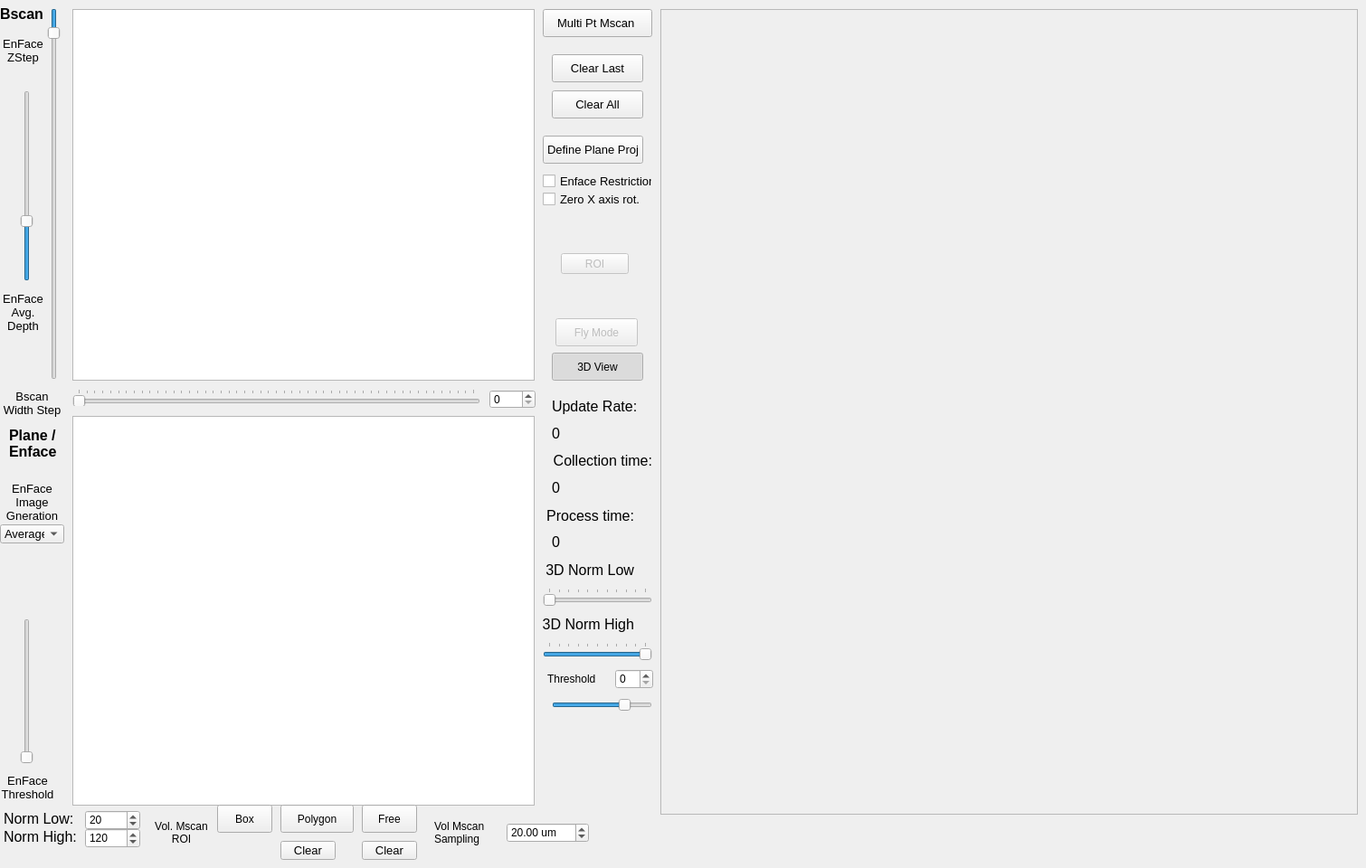
        <widget class="QWidget" name="volscan_tab">
         <attribute name="title">
          <string>Volume</string>
         </attribute>
         <widget class="ROIImageGraphicsView" name="vol_bscan_gv">
          <property name="geometry">
           <rect>
            <x>80</x>
            <y>10</y>
            <width>511</width>
            <height>411</height>
           </rect>
          </property>
         </widget>
         <widget class="ROIImageGraphicsView" name="vol_plane_proj_gv">
          <property name="geometry">
           <rect>
            <x>80</x>
            <y>460</y>
            <width>511</width>
            <height>431</height>
           </rect>
          </property>
         </widget>
         <widget class="QLabel" name="label_50">
          <property name="geometry">
           <rect>
            <x>0</x>
            <y>0</y>
            <width>51</width>
            <height>31</height>
           </rect>
          </property>
          <property name="font">
           <font>
            <pointsize>12</pointsize>
            <weight>75</weight>
            <bold>true</bold>
           </font>
          </property>
          <property name="text">
           <string>Bscan</string>
          </property>
         </widget>
         <widget class="QLabel" name="label_51">
          <property name="geometry">
           <rect>
            <x>10</x>
            <y>470</y>
            <width>61</width>
            <height>41</height>
           </rect>
          </property>
          <property name="font">
           <font>
            <pointsize>12</pointsize>
            <weight>75</weight>
            <bold>true</bold>
           </font>
          </property>
          <property name="text">
           <string>Plane /Enface</string>
          </property>
          <property name="wordWrap">
           <bool>true</bool>
          </property>
         </widget>
         <widget class="QSlider" name="vol_bscan_widthstep_slider">
          <property name="geometry">
           <rect>
            <x>80</x>
            <y>430</y>
            <width>451</width>
            <height>19</height>
           </rect>
          </property>
          <property name="maximum">
           <number>500</number>
          </property>
          <property name="orientation">
           <enum>Qt::Horizontal</enum>
          </property>
          <property name="tickPosition">
           <enum>QSlider::TicksAbove</enum>
          </property>
          <property name="tickInterval">
           <number>10</number>
          </property>
         </widget>
         <widget class="QLabel" name="label_53">
          <property name="geometry">
           <rect>
            <x>0</x>
            <y>430</y>
            <width>71</width>
            <height>31</height>
           </rect>
          </property>
          <property name="font">
           <font>
            <pointsize>10</pointsize>
           </font>
          </property>
          <property name="text">
           <string>Bscan Width Step</string>
          </property>
          <property name="alignment">
           <set>Qt::AlignCenter</set>
          </property>
          <property name="wordWrap">
           <bool>true</bool>
          </property>
         </widget>
         <widget class="QSpinBox" name="vol_bscan_widthstep_spinBox">
          <property name="geometry">
           <rect>
            <x>541</x>
            <y>431</y>
            <width>51</width>
            <height>21</height>
           </rect>
          </property>
          <property name="maximum">
           <number>500</number>
          </property>
         </widget>
         <widget class="QFrame" name="frame">
          <property name="geometry">
           <rect>
            <x>730</x>
            <y>10</y>
            <width>771</width>
            <height>891</height>
           </rect>
          </property>
          <property name="frameShape">
           <enum>QFrame::StyledPanel</enum>
          </property>
          <property name="frameShadow">
           <enum>QFrame::Raised</enum>
          </property>
         </widget>
         <widget class="QPushButton" name="vol_define_plane">
          <property name="geometry">
           <rect>
            <x>600</x>
            <y>150</y>
            <width>111</width>
            <height>31</height>
           </rect>
          </property>
          <property name="font">
           <font>
            <pointsize>10</pointsize>
           </font>
          </property>
          <property name="text">
           <string>Define Plane Proj</string>
          </property>
          <property name="checkable">
           <bool>true</bool>
          </property>
         </widget>
         <widget class="QPushButton" name="vol_mscan_multipt_button">
          <property name="geometry">
           <rect>
            <x>600</x>
            <y>10</y>
            <width>121</width>
            <height>31</height>
           </rect>
          </property>
          <property name="font">
           <font>
            <pointsize>10</pointsize>
           </font>
          </property>
          <property name="text">
           <string>Multi Pt Mscan </string>
          </property>
          <property name="checkable">
           <bool>true</bool>
          </property>
         </widget>
         <widget class="QCheckBox" name="vol_enface_restriction_checkBox">
          <property name="geometry">
           <rect>
            <x>600</x>
            <y>190</y>
            <width>121</width>
            <height>20</height>
           </rect>
          </property>
          <property name="font">
           <font>
            <pointsize>10</pointsize>
           </font>
          </property>
          <property name="text">
           <string>Enface Restriction</string>
          </property>
         </widget>
         <widget class="QCheckBox" name="vol_zero_x_rot_restriction_checkBox">
          <property name="geometry">
           <rect>
            <x>600</x>
            <y>210</y>
            <width>111</width>
            <height>21</height>
           </rect>
          </property>
          <property name="font">
           <font>
            <pointsize>10</pointsize>
           </font>
          </property>
          <property name="text">
           <string>Zero X axis rot.</string>
          </property>
         </widget>
         <widget class="QPushButton" name="vol_mscan_multipt_clearlast_button">
          <property name="geometry">
           <rect>
            <x>610</x>
            <y>60</y>
            <width>101</width>
            <height>31</height>
           </rect>
          </property>
          <property name="font">
           <font>
            <pointsize>10</pointsize>
           </font>
          </property>
          <property name="text">
           <string>Clear Last</string>
          </property>
         </widget>
         <widget class="QPushButton" name="vol_mscan_multipt_clearall_button">
          <property name="geometry">
           <rect>
            <x>610</x>
            <y>100</y>
            <width>101</width>
            <height>31</height>
           </rect>
          </property>
          <property name="font">
           <font>
            <pointsize>10</pointsize>
           </font>
          </property>
          <property name="text">
           <string>Clear All</string>
          </property>
         </widget>
         <widget class="QPushButton" name="ROI">
          <property name="enabled">
           <bool>false</bool>
          </property>
          <property name="geometry">
           <rect>
            <x>620</x>
            <y>280</y>
            <width>75</width>
            <height>23</height>
           </rect>
          </property>
          <property name="text">
           <string>ROI</string>
          </property>
         </widget>
         <widget class="QPushButton" name="flyMode">
          <property name="enabled">
           <bool>false</bool>
          </property>
          <property name="geometry">
           <rect>
            <x>614</x>
            <y>352</y>
            <width>91</width>
            <height>31</height>
           </rect>
          </property>
          <property name="text">
           <string>Fly Mode</string>
          </property>
          <property name="checkable">
           <bool>true</bool>
          </property>
         </widget>
         <widget class="QSlider" name="enFace_zStep_verticalSlider">
          <property name="geometry">
           <rect>
            <x>50</x>
            <y>9</y>
            <width>20</width>
            <height>411</height>
           </rect>
          </property>
          <property name="maximum">
           <number>400</number>
          </property>
          <property name="pageStep">
           <number>10</number>
          </property>
          <property name="value">
           <number>20</number>
          </property>
          <property name="orientation">
           <enum>Qt::Vertical</enum>
          </property>
          <property name="invertedAppearance">
           <bool>true</bool>
          </property>
         </widget>
         <widget class="QSlider" name="enFace_avgDepth_verticalSlider">
          <property name="geometry">
           <rect>
            <x>20</x>
            <y>100</y>
            <width>20</width>
            <height>211</height>
           </rect>
          </property>
          <property name="maximum">
           <number>100</number>
          </property>
          <property name="pageStep">
           <number>10</number>
          </property>
          <property name="value">
           <number>30</number>
          </property>
          <property name="orientation">
           <enum>Qt::Vertical</enum>
          </property>
          <property name="invertedAppearance">
           <bool>false</bool>
          </property>
         </widget>
         <widget class="QLabel" name="label_86">
          <property name="geometry">
           <rect>
            <x>-10</x>
            <y>40</y>
            <width>71</width>
            <height>31</height>
           </rect>
          </property>
          <property name="font">
           <font>
            <pointsize>10</pointsize>
           </font>
          </property>
          <property name="text">
           <string>EnFace ZStep</string>
          </property>
          <property name="alignment">
           <set>Qt::AlignCenter</set>
          </property>
          <property name="wordWrap">
           <bool>true</bool>
          </property>
         </widget>
         <widget class="QLabel" name="label_87">
          <property name="geometry">
           <rect>
            <x>0</x>
            <y>320</y>
            <width>51</width>
            <height>51</height>
           </rect>
          </property>
          <property name="font">
           <font>
            <pointsize>10</pointsize>
           </font>
          </property>
          <property name="text">
           <string>EnFace Avg. Depth</string>
          </property>
          <property name="alignment">
           <set>Qt::AlignCenter</set>
          </property>
          <property name="wordWrap">
           <bool>true</bool>
          </property>
         </widget>
         <widget class="QComboBox" name="enFace_imageGen_comboBox">
          <property name="geometry">
           <rect>
            <x>0</x>
            <y>580</y>
            <width>71</width>
            <height>21</height>
           </rect>
          </property>
          <property name="font">
           <font>
            <pointsize>10</pointsize>
           </font>
          </property>
          <item>
           <property name="text">
            <string>Average</string>
           </property>
          </item>
          <item>
           <property name="text">
            <string>Max</string>
           </property>
          </item>
         </widget>
         <widget class="QLabel" name="label_88">
          <property name="geometry">
           <rect>
            <x>0</x>
            <y>530</y>
            <width>71</width>
            <height>51</height>
           </rect>
          </property>
          <property name="font">
           <font>
            <pointsize>10</pointsize>
           </font>
          </property>
          <property name="text">
           <string>EnFace Image Gneration</string>
          </property>
          <property name="alignment">
           <set>Qt::AlignCenter</set>
          </property>
          <property name="wordWrap">
           <bool>true</bool>
          </property>
         </widget>
         <widget class="QPushButton" name="vol_3Dview_pushButton">
          <property name="geometry">
           <rect>
            <x>610</x>
            <y>390</y>
            <width>101</width>
            <height>31</height>
           </rect>
          </property>
          <property name="text">
           <string>3D View</string>
          </property>
          <property name="checkable">
           <bool>true</bool>
          </property>
          <property name="checked">
           <bool>true</bool>
          </property>
         </widget>
         <widget class="QLabel" name="label_96">
          <property name="geometry">
           <rect>
            <x>610</x>
            <y>500</y>
            <width>111</width>
            <height>19</height>
           </rect>
          </property>
          <property name="font">
           <font>
            <pointsize>12</pointsize>
           </font>
          </property>
          <property name="text">
           <string>Collection time:</string>
          </property>
          <property name="alignment">
           <set>Qt::AlignRight|Qt::AlignTrailing|Qt::AlignVCenter</set>
          </property>
         </widget>
         <widget class="QLabel" name="volProcessTime_label">
          <property name="geometry">
           <rect>
            <x>610</x>
            <y>590</y>
            <width>81</width>
            <height>19</height>
           </rect>
          </property>
          <property name="font">
           <font>
            <pointsize>12</pointsize>
           </font>
          </property>
          <property name="text">
           <string>0</string>
          </property>
         </widget>
         <widget class="QLabel" name="volCollectionTime_label">
          <property name="geometry">
           <rect>
            <x>610</x>
            <y>530</y>
            <width>81</width>
            <height>19</height>
           </rect>
          </property>
          <property name="font">
           <font>
            <pointsize>12</pointsize>
           </font>
          </property>
          <property name="text">
           <string>0</string>
          </property>
         </widget>
         <widget class="QLabel" name="label_97">
          <property name="geometry">
           <rect>
            <x>600</x>
            <y>560</y>
            <width>101</width>
            <height>20</height>
           </rect>
          </property>
          <property name="font">
           <font>
            <pointsize>12</pointsize>
           </font>
          </property>
          <property name="text">
           <string>Process time:</string>
          </property>
          <property name="alignment">
           <set>Qt::AlignRight|Qt::AlignTrailing|Qt::AlignVCenter</set>
          </property>
         </widget>
         <widget class="QLabel" name="label_92">
          <property name="geometry">
           <rect>
            <x>610</x>
            <y>440</y>
            <width>101</width>
            <height>19</height>
           </rect>
          </property>
          <property name="font">
           <font>
            <pointsize>12</pointsize>
           </font>
          </property>
          <property name="text">
           <string>Update Rate:</string>
          </property>
         </widget>
         <widget class="QLabel" name="volUpdateRate_label">
          <property name="geometry">
           <rect>
            <x>610</x>
            <y>470</y>
            <width>81</width>
            <height>19</height>
           </rect>
          </property>
          <property name="font">
           <font>
            <pointsize>12</pointsize>
           </font>
          </property>
          <property name="text">
           <string>0</string>
          </property>
         </widget>
         <widget class="QSlider" name="vol_3d_normlow_slider">
          <property name="geometry">
           <rect>
            <x>600</x>
            <y>650</y>
            <width>121</width>
            <height>20</height>
           </rect>
          </property>
          <property name="maximum">
           <number>100</number>
          </property>
          <property name="orientation">
           <enum>Qt::Horizontal</enum>
          </property>
          <property name="tickPosition">
           <enum>QSlider::TicksAbove</enum>
          </property>
          <property name="tickInterval">
           <number>10</number>
          </property>
         </widget>
         <widget class="QSlider" name="vol_3d_normhigh_slider">
          <property name="geometry">
           <rect>
            <x>600</x>
            <y>710</y>
            <width>121</width>
            <height>20</height>
           </rect>
          </property>
          <property name="maximum">
           <number>100</number>
          </property>
          <property name="value">
           <number>100</number>
          </property>
          <property name="orientation">
           <enum>Qt::Horizontal</enum>
          </property>
          <property name="tickPosition">
           <enum>QSlider::TicksAbove</enum>
          </property>
          <property name="tickInterval">
           <number>10</number>
          </property>
         </widget>
         <widget class="QLabel" name="label_101">
          <property name="geometry">
           <rect>
            <x>600</x>
            <y>620</y>
            <width>101</width>
            <height>20</height>
           </rect>
          </property>
          <property name="font">
           <font>
            <pointsize>12</pointsize>
           </font>
          </property>
          <property name="text">
           <string>3D Norm Low</string>
          </property>
          <property name="alignment">
           <set>Qt::AlignRight|Qt::AlignTrailing|Qt::AlignVCenter</set>
          </property>
         </widget>
         <widget class="QLabel" name="label_102">
          <property name="geometry">
           <rect>
            <x>600</x>
            <y>680</y>
            <width>101</width>
            <height>20</height>
           </rect>
          </property>
          <property name="font">
           <font>
            <pointsize>12</pointsize>
           </font>
          </property>
          <property name="text">
           <string>3D Norm High</string>
          </property>
          <property name="alignment">
           <set>Qt::AlignRight|Qt::AlignTrailing|Qt::AlignVCenter</set>
          </property>
         </widget>
         <widget class="QSpinBox" name="vol_3d_threshold_spinBox">
          <property name="geometry">
           <rect>
            <x>680</x>
            <y>740</y>
            <width>42</width>
            <height>22</height>
           </rect>
          </property>
         </widget>
         <widget class="QLabel" name="label_91">
          <property name="geometry">
           <rect>
            <x>605</x>
            <y>743</y>
            <width>91</width>
            <height>16</height>
           </rect>
          </property>
          <property name="text">
           <string>Threshold</string>
          </property>
         </widget>
         <widget class="QSlider" name="thresholdSlider">
          <property name="geometry">
           <rect>
            <x>610</x>
            <y>770</y>
            <width>111</width>
            <height>20</height>
           </rect>
          </property>
          <property name="maximumSize">
           <size>
            <width>16777213</width>
            <height>16777215</height>
           </size>
          </property>
          <property name="value">
           <number>75</number>
          </property>
          <property name="orientation">
           <enum>Qt::Horizontal</enum>
          </property>
         </widget>
         <widget class="QSlider" name="thresholdEnFace_verticalSlider">
          <property name="geometry">
           <rect>
            <x>20</x>
            <y>684</y>
            <width>20</width>
            <height>161</height>
           </rect>
          </property>
          <property name="maximum">
           <number>100</number>
          </property>
          <property name="pageStep">
           <number>10</number>
          </property>
          <property name="orientation">
           <enum>Qt::Vertical</enum>
          </property>
          <property name="invertedAppearance">
           <bool>false</bool>
          </property>
         </widget>
         <widget class="QLabel" name="label_151">
          <property name="geometry">
           <rect>
            <x>0</x>
            <y>850</y>
            <width>61</width>
            <height>41</height>
           </rect>
          </property>
          <property name="font">
           <font>
            <pointsize>10</pointsize>
           </font>
          </property>
          <property name="text">
           <string>EnFace Threshold</string>
          </property>
          <property name="alignment">
           <set>Qt::AlignCenter</set>
          </property>
          <property name="wordWrap">
           <bool>true</bool>
          </property>
         </widget>
         <widget class="QSpinBox" name="normHigh_spinBox_2">
          <property name="geometry">
           <rect>
            <x>94</x>
            <y>916</y>
            <width>61</width>
            <height>22</height>
           </rect>
          </property>
          <property name="keyboardTracking">
           <bool>false</bool>
          </property>
          <property name="maximum">
           <number>180</number>
          </property>
          <property name="value">
           <number>120</number>
          </property>
         </widget>
         <widget class="QLabel" name="label_152">
          <property name="geometry">
           <rect>
            <x>4</x>
            <y>896</y>
            <width>91</width>
            <height>19</height>
           </rect>
          </property>
          <property name="font">
           <font>
            <pointsize>12</pointsize>
           </font>
          </property>
          <property name="text">
           <string>Norm Low:</string>
          </property>
         </widget>
         <widget class="QLabel" name="label_153">
          <property name="geometry">
           <rect>
            <x>4</x>
            <y>916</y>
            <width>91</width>
            <height>19</height>
           </rect>
          </property>
          <property name="font">
           <font>
            <pointsize>12</pointsize>
           </font>
          </property>
          <property name="text">
           <string>Norm High:</string>
          </property>
         </widget>
         <widget class="QSpinBox" name="normLow_spinBox_2">
          <property name="geometry">
           <rect>
            <x>94</x>
            <y>896</y>
            <width>61</width>
            <height>22</height>
           </rect>
          </property>
          <property name="maximum">
           <number>120</number>
          </property>
          <property name="value">
           <number>20</number>
          </property>
         </widget>
         <widget class="QPushButton" name="vol_boxROI_pushButton">
          <property name="geometry">
           <rect>
            <x>240</x>
            <y>890</y>
            <width>61</width>
            <height>31</height>
           </rect>
          </property>
          <property name="text">
           <string>Box</string>
          </property>
          <property name="checkable">
           <bool>true</bool>
          </property>
          <property name="checked">
           <bool>false</bool>
          </property>
         </widget>
         <widget class="QPushButton" name="vol_polyROI_pushButton">
          <property name="geometry">
           <rect>
            <x>310</x>
            <y>890</y>
            <width>81</width>
            <height>31</height>
           </rect>
          </property>
          <property name="text">
           <string>Polygon</string>
          </property>
          <property name="checkable">
           <bool>true</bool>
          </property>
          <property name="checked">
           <bool>false</bool>
          </property>
         </widget>
         <widget class="QPushButton" name="vol_freeROI_pushButton">
          <property name="geometry">
           <rect>
            <x>400</x>
            <y>890</y>
            <width>61</width>
            <height>31</height>
           </rect>
          </property>
          <property name="text">
           <string>Free</string>
          </property>
          <property name="checkable">
           <bool>true</bool>
          </property>
          <property name="checked">
           <bool>false</bool>
          </property>
         </widget>
         <widget class="QLabel" name="label_156">
          <property name="geometry">
           <rect>
            <x>160</x>
            <y>900</y>
            <width>81</width>
            <height>41</height>
           </rect>
          </property>
          <property name="text">
           <string>Vol. Mscan ROI</string>
          </property>
          <property name="alignment">
           <set>Qt::AlignCenter</set>
          </property>
          <property name="wordWrap">
           <bool>true</bool>
          </property>
         </widget>
         <widget class="QPushButton" name="vol_clear_polyROI_pushButton">
          <property name="geometry">
           <rect>
            <x>310</x>
            <y>930</y>
            <width>61</width>
            <height>21</height>
           </rect>
          </property>
          <property name="font">
           <font>
            <pointsize>10</pointsize>
           </font>
          </property>
          <property name="text">
           <string>Clear</string>
          </property>
          <property name="checkable">
           <bool>false</bool>
          </property>
          <property name="checked">
           <bool>false</bool>
          </property>
         </widget>
         <widget class="QPushButton" name="vol_clear_freeROI_pushButton">
          <property name="geometry">
           <rect>
            <x>400</x>
            <y>930</y>
            <width>61</width>
            <height>21</height>
           </rect>
          </property>
          <property name="font">
           <font>
            <pointsize>10</pointsize>
           </font>
          </property>
          <property name="text">
           <string>Clear</string>
          </property>
          <property name="checkable">
           <bool>false</bool>
          </property>
          <property name="checked">
           <bool>false</bool>
          </property>
         </widget>
         <widget class="QDoubleSpinBox" name="volMscan_sampling_dblSpinBox">
          <property name="geometry">
           <rect>
            <x>560</x>
            <y>910</y>
            <width>91</width>
            <height>22</height>
           </rect>
          </property>
          <property name="suffix">
           <string> um</string>
          </property>
          <property name="value">
           <double>20.000000000000000</double>
          </property>
         </widget>
         <widget class="QLabel" name="label_157">
          <property name="geometry">
           <rect>
            <x>480</x>
            <y>900</y>
            <width>91</width>
            <height>41</height>
           </rect>
          </property>
          <property name="text">
           <string>Vol Mscan Sampling </string>
          </property>
          <property name="wordWrap">
           <bool>true</bool>
          </property>
         </widget>
        </widget>
